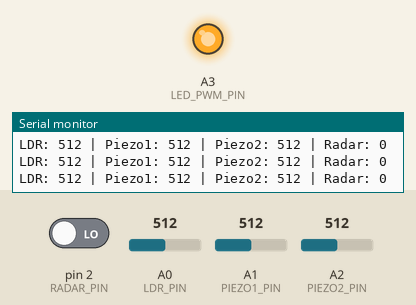
Simulated run of this sketch. Board: Arduino Uno, built with avr-gcc and run on an emulated ATmega328P. On the bench: output pins drawn as LEDs (lit = HIGH), the last lines printed to the serial monitor. The test bench sets the inputs (shaded band); at power-on: A0 (LDR_PIN) = 512, A1 (PIEZO1_PIN) = 512, A2 (PIEZO2_PIN) = 512, pin 2 (RADAR_PIN) LOW.

Above: at 1.2 s.
1.3 s: A0 (LDR_PIN) set to 590
2.8 s: A0 (LDR_PIN) set to 608
At 3.7 s:
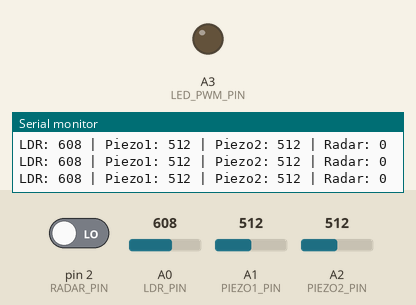
4.3 s: A1 (PIEZO1_PIN) set to 111
7.3 s: A1 (PIEZO1_PIN) set to 91
8.8 s: A0 (LDR_PIN) set to 511
At 9.5 s:
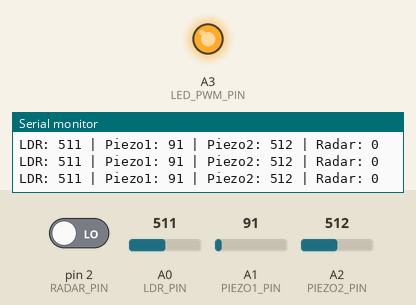
10.3 s: A2 (PIEZO2_PIN) set to 991
11.8 s: A2 (PIEZO2_PIN) set to 1010
Timing chart, 0 to 14.8 s (numbered marks = the images above; inputs shaded):
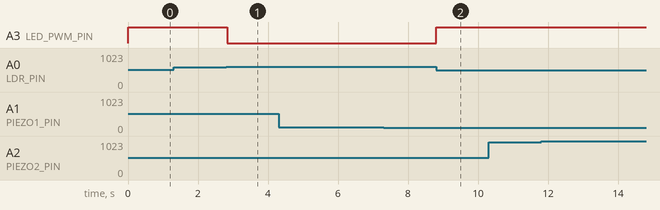

Measured:
- the behaviour switches between 599 and 600 on A0 (LDR_PIN) (found by bisection; images 0 and 1)
- after the input at 2.8 s, A3 (LED_PWM_PIN): HIGH → LOW at once
- after the input at 8.8 s, A3 (LED_PWM_PIN): LOW → HIGH at once

The sketch:

smart_street_light.ino
```cpp
// -------- PIN DEFINITIONS (Your exact wiring) --------
#define LDR_PIN A0
#define PIEZO1_PIN A1
#define PIEZO2_PIN A2
#define LED_PWM_PIN A3     // MOSFET Gate
#define RADAR_PIN 2        // Doppler Radar OUT pin

// -------- SETTINGS (adjust during testing) --------
int nightThreshold = 600;     // Set after LDR calibration
int normalBrightness = 100;   // Base brightness at night
int motionBrightness = 255;   // Brightness when radar detects motion
int motionTime = 10000;        // 10s boost

unsigned long motionTimer = 0;
bool radarTriggered = false;

void setup() {
  Serial.begin(9600);
  pinMode(RADAR_PIN, INPUT);
  pinMode(LED_PWM_PIN, OUTPUT);
}

void loop() {

  // ---- READ SENSORS ----
  int ldrValue = analogRead(LDR_PIN);
  int pz1 = analogRead(PIEZO1_PIN);
  int pz2 = analogRead(PIEZO2_PIN);
  int radar = digitalRead(RADAR_PIN);

  // Debug output
  Serial.print("LDR: "); Serial.print(ldrValue);
  Serial.print(" | Piezo1: "); Serial.print(pz1);
  Serial.print(" | Piezo2: "); Serial.print(pz2);
  Serial.print(" | Radar: "); Serial.println(radar);

  // ---- PIEZO IMPACT DETECTION (optional logic) ----
  bool heavyImpact = (pz1 > 80 || pz2 > 80);  // tweak threshold

  // ---- NIGHT MODE LOGIC ----
  bool isNight = (ldrValue < nightThreshold);

  int brightness = 0;

  if (isNight) {

    brightness = normalBrightness;

    // RADAR OR PIEZO TRIGGER → BOOST BRIGHTNESS
    if (radar == HIGH || heavyImpact) {
      radarTriggered = true;
      motionTimer = millis();
    }

    if (radarTriggered) {
      brightness = motionBrightness;
      if (millis() - motionTimer >= motionTime) {
        radarTriggered = false;
      }
    }
  }
  else {
    // DAYTIME → LIGHT OFF
    brightness = 0;
  }

  // ---- OUTPUT TO LED DRIVER (MOSFET) ----
  analogWrite(LED_PWM_PIN, brightness);

  delay(100);
}
```
